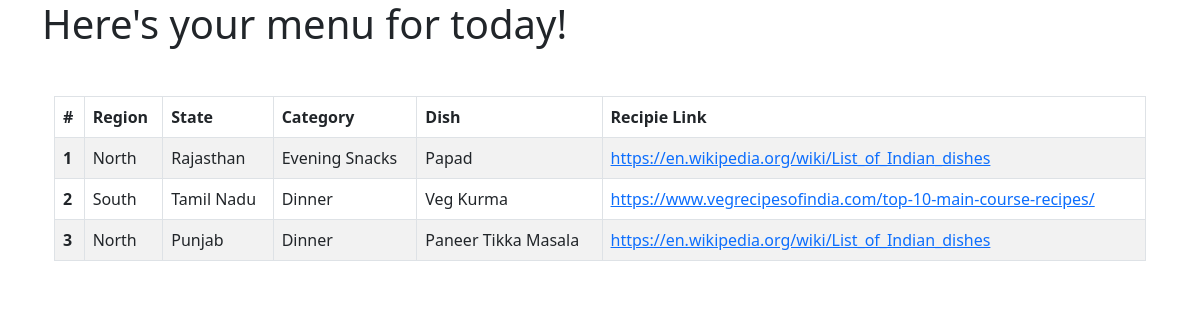
The page / on the database its author committed.
### dishes/models.py (models this page shows, shortened)
class Dish(models.Model):
    name       = models.CharField(max_length=100, unique=True, null=False)
    isVeg      = models.BooleanField(default=True)
    created_at = models.DateTimeField(auto_now_add=True)
    category   = models.ManyToManyField(Category)
    region     = models.ManyToManyField(Region)
    state      = models.ManyToManyField(State)
    link       = models.CharField(max_length=256, blank=True, default="Provide link")
    class Meta:
        verbose_name = "Dish"
        verbose_name_plural = "Dishes"
    def __str__(self):
        return f"{self.name}"

class Region(models.Model):
    name       = models.CharField(max_length=100, unique=True, null=False)
    created_at = models.DateTimeField(auto_now_add=True)
    class Meta:
        verbose_name = "Region"
        verbose_name_plural = "Regions"

class State(models.Model):
    name       = models.CharField(max_length=100, unique=True)
    created_at = models.DateTimeField(auto_now_add=True)
    class Meta:
        verbose_name = "State"
        verbose_name_plural = "States"

class Category(models.Model):
    name       = models.CharField(max_length=100, unique=True, null=False)
    created_at = models.DateTimeField(auto_now_add=True)
    class Meta:
        verbose_name = "Category"
        verbose_name_plural = "Categories"

### dishes/views.py (the view)
# urls.py: path('', views.index, name='index')
def index(request):
    print(getRandomDishes(numOfDishes))
    return render(request, 'index.html', {
        'dishes': getRandomDishes(numOfDishes)
    })

### dishes/dishes.py (called while the page is built)
def getRandomDishes(num):
    dishes = Dish.objects.all()
    random_numbers = []
    while len(random_numbers) < num:
        random_numbers = list(random_numbers)
        random_numbers.append(random.randint(0,len(dishes)-1))
        random_numbers = set(random_numbers)
    return [dishes[r] for r in random_numbers]

### dishes/templates/index.html (shortened to what this page needs)
{% load static %}
<!DOCTYPE html>
<html lang="en">
<head>
    <link href="https://cdn.jsdelivr.net/npm/bootstrap@5.3.0/dist/css/bootstrap.min.css" rel="stylesheet">
</head>
<body>
    <div class="container">
        <h1>Here's your menu for today!</h1>
        <div class="container mt-5">
            <table class="table table-striped table-bordered">
                <thead>
                    <tr>
                        <th>#</th>
                        <th>Region</th>
                        <th>State</th>
                        <th>Category</th>
                        <th>Dish</th>
                        <th>Recipie Link</th>
                    </tr>
                </thead>
                <tbody>
                    {% for d in dishes %}
                    <tr>
                        <th scope="row">{{ forloop.counter }}</th>
                        <td>
                            {% for region in d.region.all %}
                                {{ region.name }}{% if not forloop.last %}, {% endif %}
                            {% endfor %}
                        </td>
                        <td>
                            {% for state in d.state.all %}
                                {{ state.name }}{% if not forloop.last %}, {% endif %}
                            {% endfor %}
                        </td>
                        <td>
                            {% for category in d.category.all %}
                                {{ category.name }}{% if not forloop.last %}, {% endif %}
                            {% endfor %}
                        </td>
                        <td>{{ d.name }}</td>
                        <td><a href="{{ d.link }}">{{ d.link }}</a></td>
                    </tr>
                    {% endfor %}
                </tbody>
            </table>
        </div>
    </div>
</body>
</html>

### rows shown on the page
Dish: name "Papad", link "https://en.wikipedia.org/wiki/List_of_Indian_dishes"
Region: name "North"
State: name "Rajasthan"
Category: name "Evening Snacks"
Dish: name "Veg Kurma", link "https://www.vegrecipesofindia.com/top-10-main-course-recipes/"
Region: name "South"
State: name "Tamil Nadu"
Category: name "Dinner"
Dish: name "Paneer Tikka Masala", link "https://en.wikipedia.org/wiki/List_of_Indian_dishes"
State: name "Punjab"
